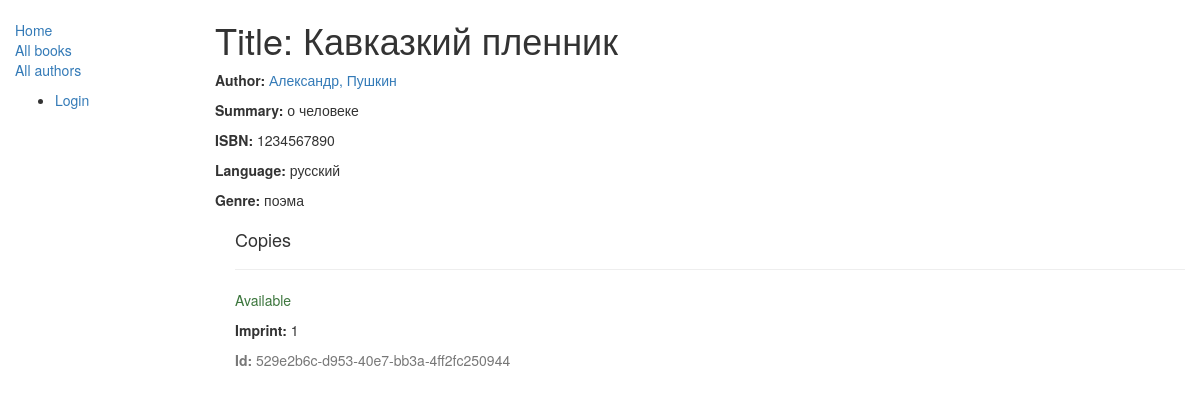
/catalog/books/3, run on an earlier commit of the app's database.
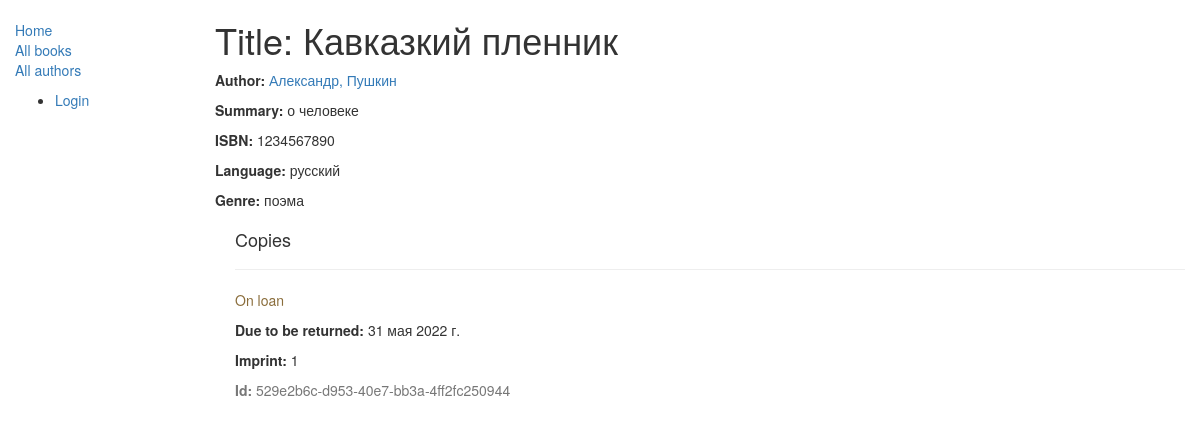
And on a later commit of the database.
### catalog/models.py (models this page shows, shortened)
class Book(models.Model):
    title = models.CharField(max_length=200)
    author = models.ForeignKey('Author', on_delete=models.SET_NULL, null=True)
    summary = models.TextField(max_length=1000,
                               help_text="Enter a brief description of the book")
    isbn = models.CharField('ISBN', max_length=13,
                            help_text='13 Character <a href="https://www.isbn-international.org/content/what-isbn">ISBN number</a>')
    genre = models.ManyToManyField(Genre,
                                   help_text="Select a genre for this book")
    language = models.ForeignKey('Language',
                                 on_delete=models.SET_NULL, null=True)
    def display_genre(self):
        return ', '.join([genre.name for genre in self.genre.all()[:3]])
    display_genre.short_description = 'Genre'

class Author(models.Model):
    first_name = models.CharField(max_length=100)
    last_name = models.CharField(max_length=100)
    date_of_birth = models.DateField(null=True, blank=True)
    date_of_death = models.DateField('Died', null=True, blank=True)
    def __str__(self):
        return '%s, %s' % (self.last_name, self.first_name)

class Language(models.Model):
    name = models.CharField(max_length=200,
                            help_text="Enter the book's natural language (e.g. English, French, Japanese etc.)")
    def __str__(self):
        return self.name

class Genre(models.Model):
    name = models.CharField(max_length=200, help_text="Enter a book genre (e.g. Science Fiction, French Poetry etc.)")
    def __str__(self):
        return self.name

class BookInstance(models.Model):
    id = models.UUIDField(primary_key=True, default=uuid.uuid4,
                          help_text="Unique ID for this particular book across whole library")
    book = models.ForeignKey('Book', on_delete=models.SET_NULL, null=True)
    imprint = models.CharField(max_length=200)
    due_back = models.DateField(null=True, blank=True)
    borrower = models.ForeignKey(User, on_delete=models.SET_NULL, null=True, blank=True)
    LOAN_STATUS = (
        ('m', 'Maintenance'),
        ('o', 'On loan'),
        ('a', 'Available'),
        ('r', 'Reserved'),
    )
    status = models.CharField(max_length=1, choices=LOAN_STATUS,
                              blank=True, default='m', help_text='Book availability')
    class Meta:
        ordering = ["due_back"]

### catalog/views.py (the view)
# urls.py: path('books/<int:pk>', views.BookDetailView.as_view(), name='book-detail'),
class BookDetailView(generic.DetailView):
    model = Book

### catalog/templates/catalog/book_detail.html (shortened to what this page needs)
{% extends "base_generic.html" %}
{% block content %}
  <h1>Title: {{ book.title }}</h1>
  <p><strong>Author:</strong> <a href="{% url 'author-detail' book.author.pk %}">{{ book.author }}</a></p>
  <p><strong>Summary:</strong> {{ book.summary }}</p>
  <p><strong>ISBN:</strong> {{ book.isbn }}</p>
  <p><strong>Language:</strong> {{ book.language }}</p>
  <p><strong>Genre:</strong> {% for genre in book.genre.all %} {{ genre }}{% if not forloop.last %}, {% endif %}{% endfor %}</p>
  <div style="margin-left:20px;margin-top:20px">
    <h4>Copies</h4>
    {% for copy in book.bookinstance_set.all %}
    <hr>
    <p class="{% if copy.status == 'a' %}text-success{% elif copy.status == 'd' %}text-danger{% else %}text-warning{% endif %}">{{ copy.get_status_display }}</p>
    {% if copy.status != 'a' %}<p><strong>Due to be returned:</strong> {{copy.due_back}}</p>{% endif %}
    <p><strong>Imprint:</strong> {{copy.imprint}}</p>
    <p class="text-muted"><strong>Id:</strong> {{copy.id}}</p>
    {% endfor %}
  </div>
{% endblock %}

### catalog/templates/base_generic.html (shortened to what this page needs)
<!DOCTYPE html>
<html lang="en">
<head>
  <link rel="stylesheet" href="https://maxcdn.bootstrapcdn.com/bootstrap/3.3.7/css/bootstrap.min.css">
  {% load static %}
  <link rel="stylesheet" href="{% static 'css/styles.css' %}">
</head>
<body>
  <div class="container-fluid">
    <div class="row">
      <div class="col-sm-2">
      {% block sidebar %}
      <ul class="sidebar-nav">
          <li><a href="{% url 'index' %}">Home</a></li>
          <li><a href="{% url 'books' %}">All books</a></li>
          <li><a href="{% url 'authors' %}">All authors</a></li>
      </ul>
      <ul>
          {% if user.is_authenticated %}
            <li>User: {{ user.get_username }}</li>
            <li><a href="{% url 'my-borrowed' %}">My Borrowed</a></li>
            <li><a href="{% url 'logout'%}?next={{request.path}}">Logout</a></li>
          {% else %}
            <li><a href="{% url 'login'%}?next={{request.path}}">Login</a></li>
          {% endif %}
      </ul>
     {% endblock %}
      </div>
      <div class="col-sm-10 ">
      {% block content %}{% endblock %}
      </div>
    </div>
  </div>
</body>
</html>

### catalog/static/css/styles.css (style rules this page uses)
.sidebar-nav { margin-top: 20px; padding: 0; list-style: none; }

What changed in the data, as far as the page shows it:
changed BookInstance "529e2b6c-d953-40e7-bb3a-4ff2fc250944": status "Available" → "On loan"; due_back (not shown) → "31 мая 2022 г."
